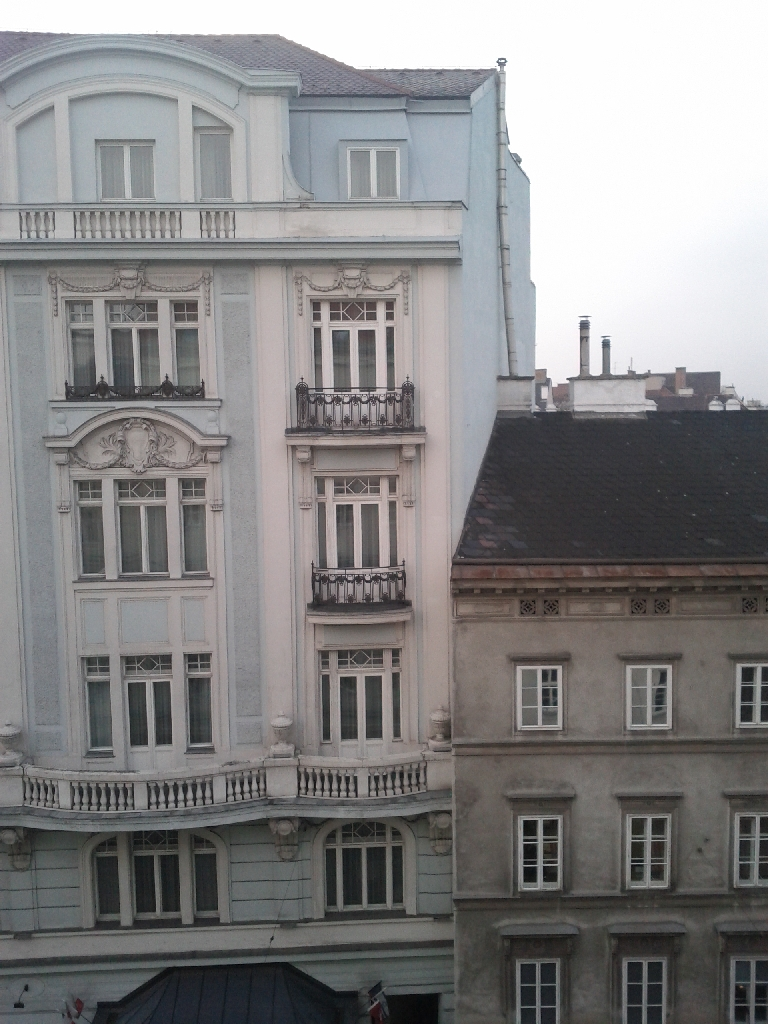
%> input picture task2/image_stitching/res/officeview3.jpg, 768 x 1024 px
$ octave task_4b.m   (GNU Octave 9; MATLAB toolbox functions it lacks are replaced by stand-ins)
%> lines starting %> are read from the running program, lines starting %| are printed output that depends on the picture
### task2/image_stitching/homography.m
function [tform] = homography(I1, I2, plotResults )
%HOMOGRAPHY Find homography between two images
%   Calculate a homography to transform I1 to I2
%   Both I1 and I2 are grayscale images in single precision
%   PlotResults (optional): if true, outputs interim/final results
%
%   Returns [tform] the calculated transform

if nargin < 3; plotResults = false; end;

[F1,D1] = vl_sift(I1); % extract SIFT features and descriptors
[F2,D2] = vl_sift(I2);
M = vl_ubcmatch(D1,D2); % match the descriptors

% M has the indices of the matched keypoints; get x,y coordinates from F:
% F has [X,Y,scale,orientation] in each column
P1 = F1(1:2, M(1,:))';   % feature coordinates from image 1
P2 = F2(1:2, M(2,:))';   % and image 2

[tform,idx] = ransac(P1,P2,1000,5); % run RANSAC on the matches

if plotResults
    match_plot(I1,I2,P1,P2); % plot initial matches
    fig = gcf; fig.Name = sprintf('Initial matches (%d)', size(P1,1));

    match_plot(I1,I2,P1(idx,:),P2(idx,:)); % plot the RANSAC matches
    fig = gcf; fig.Name = sprintf('Final matches (%d)', size(idx,1));

    I1warped = imwarp(I1, tform, 'FillValues', 0, 'OutputView', imref2d(size(I2)));
    % TODO: can we make the FillValues transparent?
    figure('Name','Overlayed images');
    imshowpair(I1warped, I2, 'blend', 'Scaling', 'joint');

    % show absolute differences
    figure('Name','Image differences');
    imshowpair(I1warped, I2, 'diff');
end

end

### task2/image_stitching/task_4b.m
clear all; close all;

filename1 = 'res/officeview3.jpg'; filename2 = 'res/officeview4.jpg';
%filename1 = 'res/campus2.jpg';     filename2 = 'res/campus3.jpg';

do_rot_scale = true; % rotate/scale 2nd image? (subtask for report)

%disable "Image is too big" warning temporarily
warning('off', 'images:initSize:adjustingMag');

I1 = im2single(rgb2gray(imread(filename1))); % read img.; grayscale
%> I1: size 1024x768 single; min 0.00392, max 1, mean 0.521
I2 = im2single(rgb2gray(imread(filename2)));
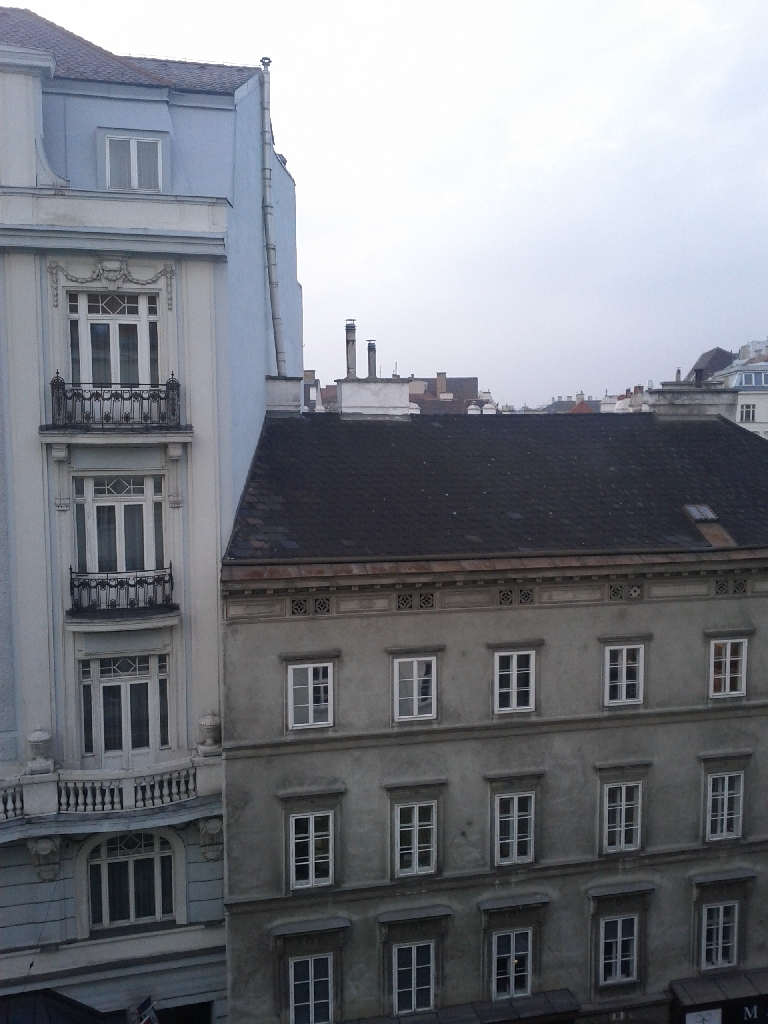
%> input picture task2/image_stitching/res/officeview4.jpg, 768 x 1024 px
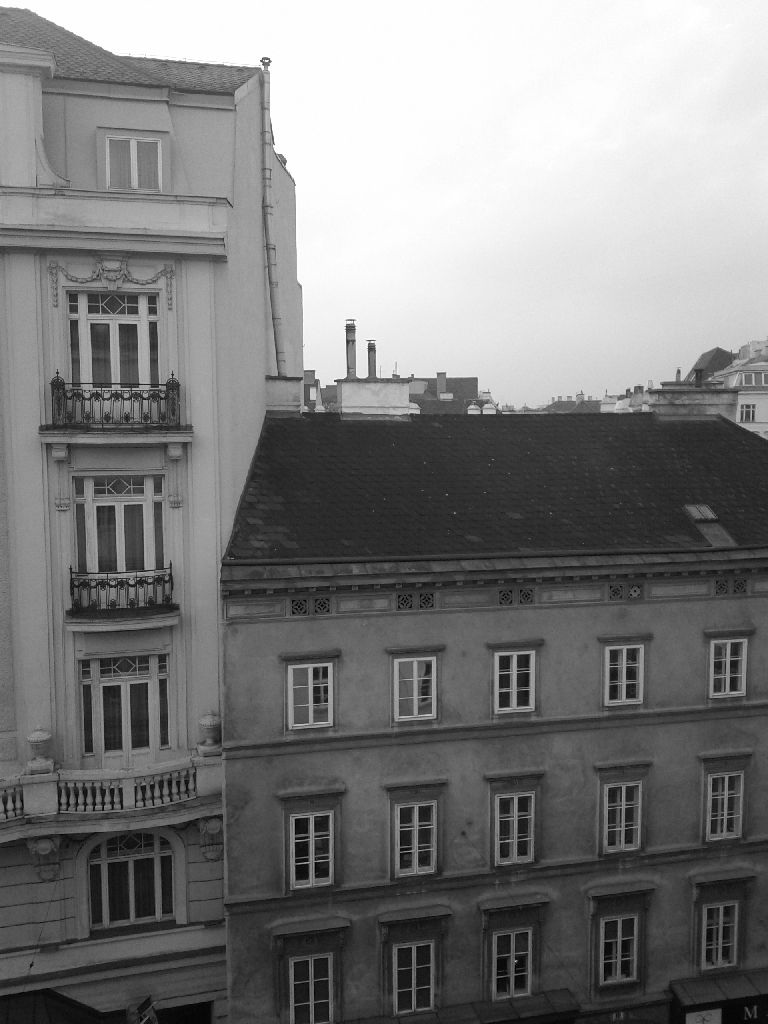
%> I2: size 1024x768 single; min 0, max 1, mean 0.486

if do_rot_scale
    I2 = imresize(imrotate(I2,30), .75);
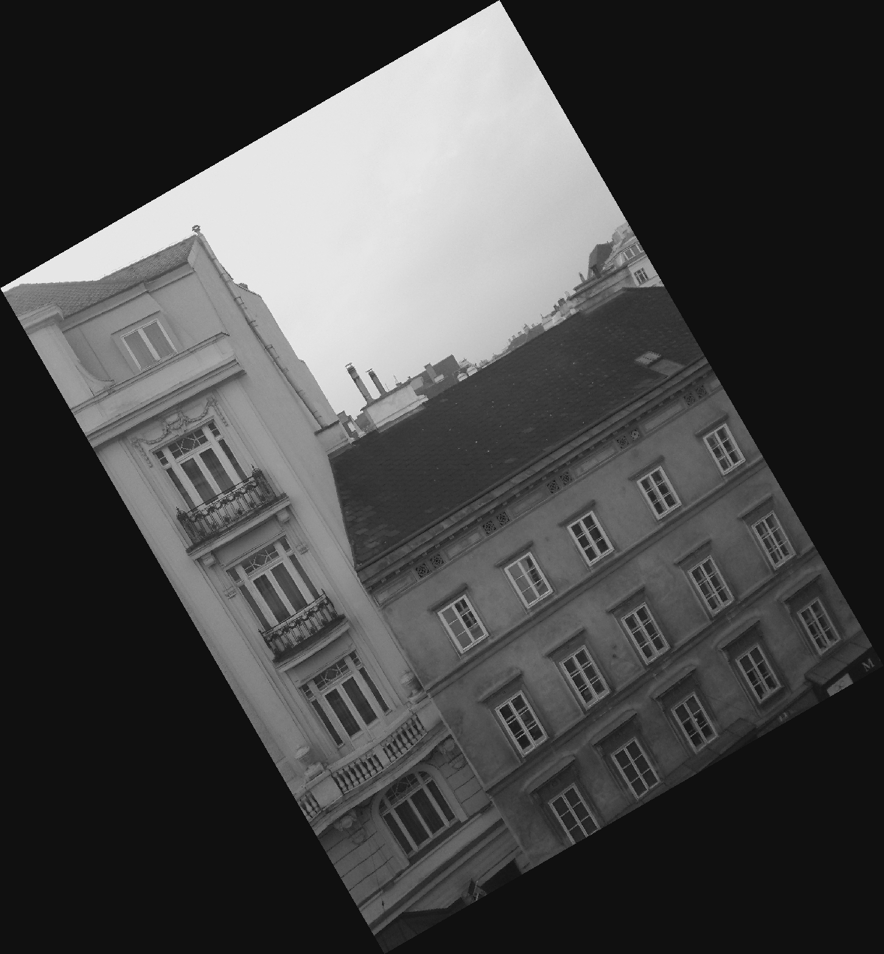
%> I2: size 954x884 single; min -0.0755, max 1.11, mean 0.255; drawn with min black and max white
end

homography(I1, I2, true);
%> the run ends on the next line
